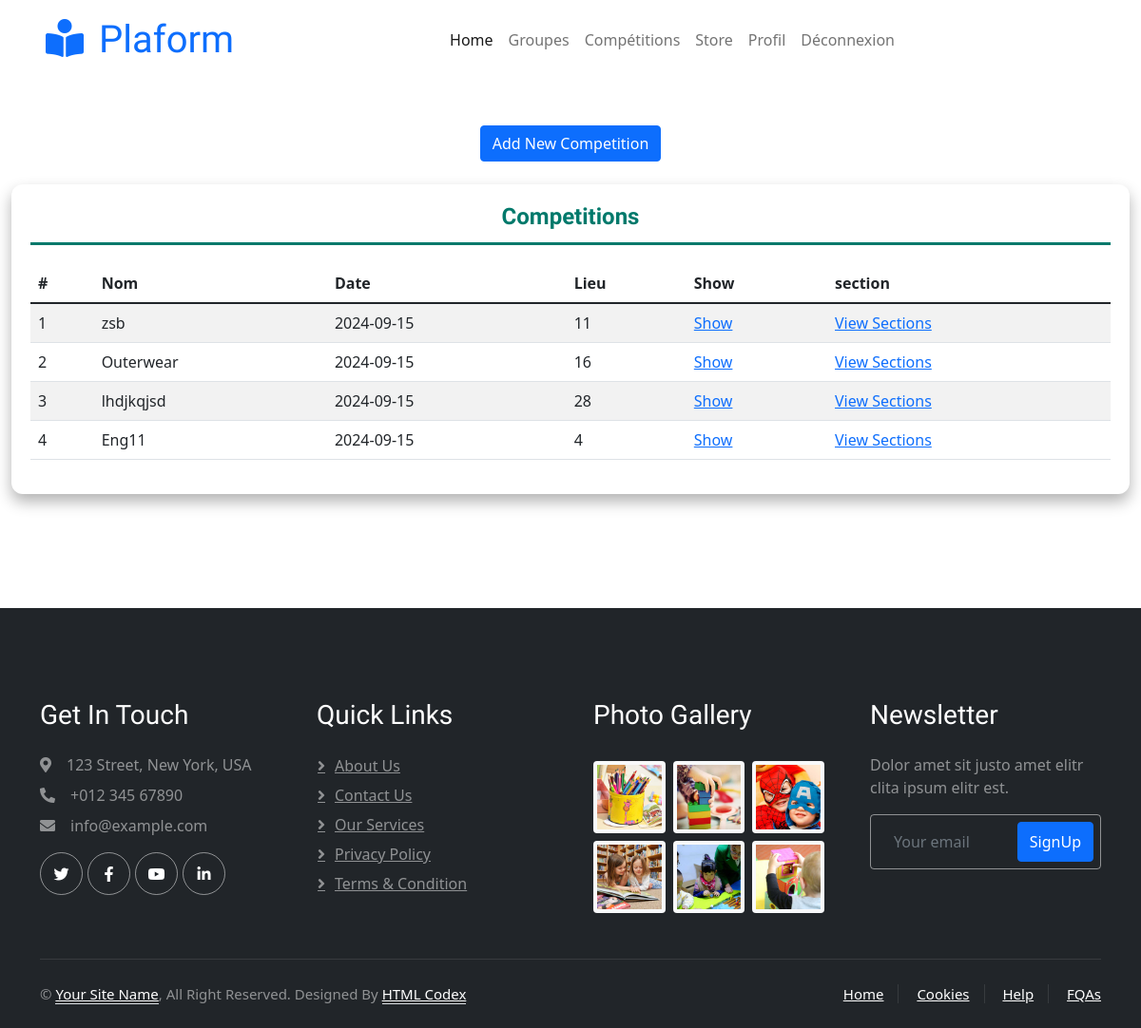
Before: /competitions_list/ with the older database file.
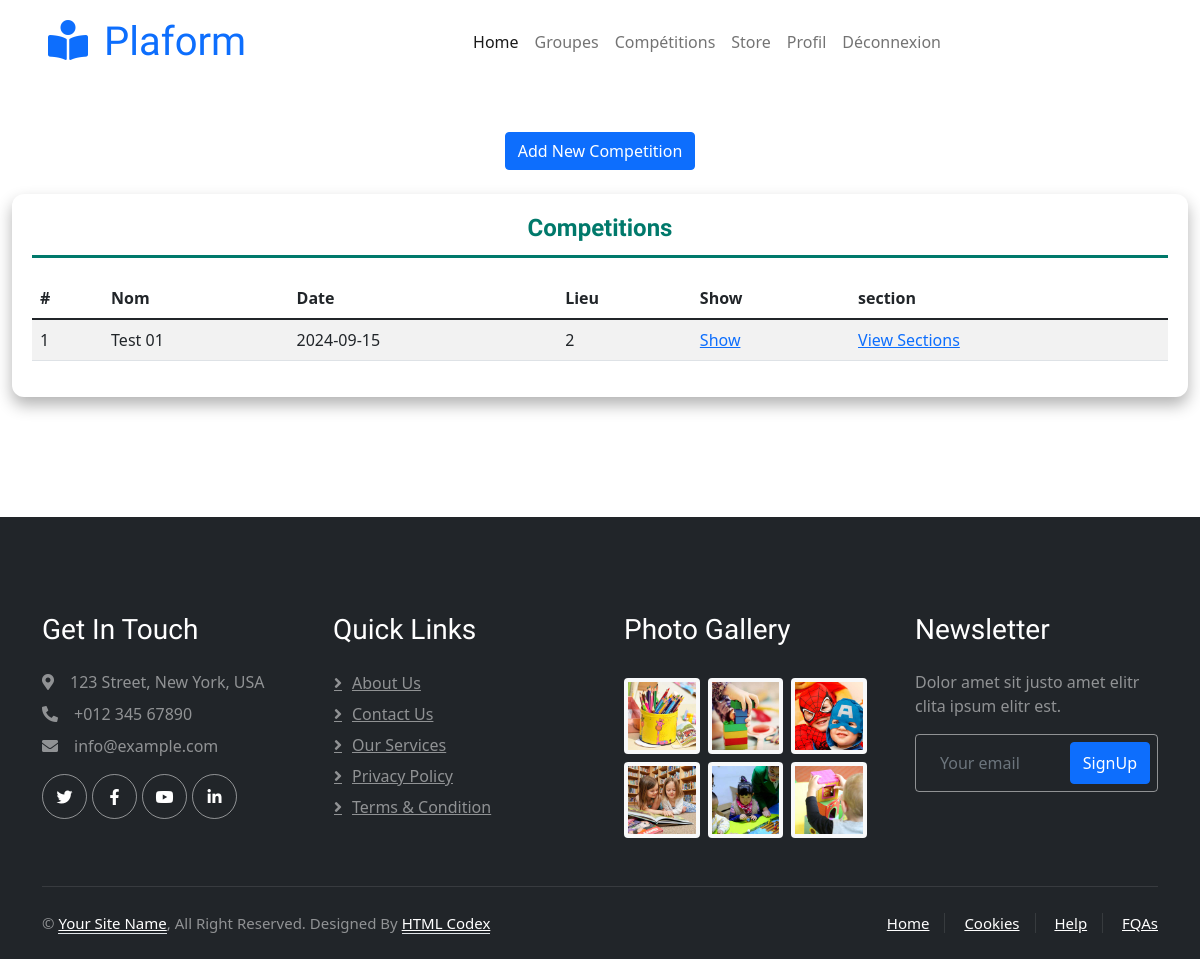
After: the same page with the newer database file.
### platformTK/models.py (models this page shows, shortened)
class Competitions(models.Model):
    name = models.CharField(max_length=100)
    number_of_sections = models.PositiveIntegerField()  # Number of sections for the competition

### platformTK/views.py (the view)
# urls.py: path('competitions_list/', views.competitions_list, name='competitions_list'),
def competitions_list(request):
    competitions = Competitions.objects.all()
    context = {"competitions": competitions}
    return render(request, "platformTK/Prof/Competitions.html", context)

### platformTK/templates/platformTK/Prof/Competitions.html (shortened to what this page needs)
{% extends "platformTK/Prof/HomeBase.html" %}
{% load static %}
{% block content %}
    {% include 'platformTK/Prof/navbar.html' %}
    <div class="container-xxl py-5">
        <div class="row justify-content-center">
            <div class="col-lg-6 mb-4 text-center">
                <button type="button" class="btn btn-primary" data-bs-toggle="modal" data-bs-target="#addCompetitionModal">
                    Add New Competition
                </button>
            </div>
            <div class="col-lg-12 mb-4">
                <div class="table-wrapper">
                    <h2 class="table-title">Competitions</h2>
                    <table class="table table-striped">
                        <thead>
                            <tr>
                                <th>#</th>
                                <th>Nom</th>
                                <th>Date</th>
                                <th>Lieu</th>
                                <th>Show</th>
                                <th>section</th>
                            </tr>
                        </thead>
                        <tbody>
                            {% for competition in competitions %}
                            <tr>
                                <td>{{ forloop.counter }}</td>
                                <td>{{competition.name}}</td>
                                <td>2024-09-15</td>
                                <td>{{competition.number_of_sections}}</td>
                                <td><a href="{% url 'add_section' competition.id %}">Show</a></td>
                                <td><a href="{% url 'competition_sections' competition.id %}">View Sections</a></td>
                            </tr>
                           {% endfor %}
                        </tbody>
                    </table>
                </div>
            </div>
        </div>
    </div>
</body>
{% endblock  %}

### platformTK/templates/platformTK/Prof/HomeBase.html (shortened to what this page needs)
{% load static  %}
<!DOCTYPE html>
<html lang="en">
<head>
    <link href="https://cdnjs.cloudflare.com/ajax/libs/font-awesome/5.10.0/css/all.min.css" rel="stylesheet">
    <link href="https://cdn.jsdelivr.net/npm/bootstrap-icons@1.4.1/font/bootstrap-icons.css" rel="stylesheet">
    <link href="{% static 'lib/animate/animate.min.css' %}" rel="stylesheet">
    <link href="{% static 'lib/owlcarousel/assets/owl.carousel.min.css' %}" rel="stylesheet">
    <link href="{% static 'css/bootstrap.min.css' %}" rel="stylesheet">
    <link href="{% static 'css/style.css' %}" rel="stylesheet">
    <link href="{% static 'css/styleTbale.css' %}" rel="stylesheet">
<link href="https://stackpath.bootstrapcdn.com/bootstrap/5.1.3/css/bootstrap.min.css" rel="stylesheet">
</head>
<body>
{% block content %}
{% endblock  %}
 <div class="container-fluid bg-dark text-white-50 footer pt-5 mt-5 wow fadeIn" data-wow-delay="0.1s">
    <div class="container py-5">
        <div class="row g-5">
            <div class="col-lg-3 col-md-6">
                <h3 class="text-white mb-4">Get In Touch</h3>
                <p class="mb-2"><i class="fa fa-map-marker-alt me-3"></i>123 Street, New York, USA</p>
                <p class="mb-2"><i class="fa fa-phone-alt me-3"></i>+012 345 67890</p>
                <p class="mb-2"><i class="fa fa-envelope me-3"></i>info@example.com</p>
                <div class="d-flex pt-2">
                    <a class="btn btn-outline-light btn-social" href=""><i class="fab fa-twitter"></i></a>
                    <a class="btn btn-outline-light btn-social" href=""><i class="fab fa-facebook-f"></i></a>
                    <a class="btn btn-outline-light btn-social" href=""><i class="fab fa-youtube"></i></a>
                    <a class="btn btn-outline-light btn-social" href=""><i class="fab fa-linkedin-in"></i></a>
                </div>
            </div>
            <div class="col-lg-3 col-md-6">
                <h3 class="text-white mb-4">Quick Links</h3>
                <a class="btn btn-link text-white-50" href="">About Us</a>
                <a class="btn btn-link text-white-50" href="">Contact Us</a>
                <a class="btn btn-link text-white-50" href="">Our Services</a>
                <a class="btn btn-link text-white-50" href="">Privacy Policy</a>
                <a class="btn btn-link text-white-50" href="">Terms & Condition</a>
            </div>
            <div class="col-lg-3 col-md-6">
                <h3 class="text-white mb-4">Photo Gallery</h3>
                <div class="row g-2 pt-2">
                    <div class="col-4">
                        <img class="img-fluid rounded bg-light p-1" src="img/classes-1.jpg" alt="">
                    </div>
                    <div class="col-4">
                        <img class="img-fluid rounded bg-light p-1" src="img/classes-2.jpg" alt="">
                    </div>
                    <div class="col-4">
                        <img class="img-fluid rounded bg-light p-1" src="img/classes-3.jpg" alt="">
                    </div>
                    <div class="col-4">
                        <img class="img-fluid rounded bg-light p-1" src="img/classes-4.jpg" alt="">
                    </div>
                    <div class="col-4">
                        <img class="img-fluid rounded bg-light p-1" src="img/classes-5.jpg" alt="">
                    </div>
                    <div class="col-4">
                        <img class="img-fluid rounded bg-light p-1" src="img/classes-6.jpg" alt="">
                    </div>
                </div>
            </div>
            <div class="col-lg-3 col-md-6">
                <h3 class="text-white mb-4">Newsletter</h3>
                <p>Dolor amet sit justo amet elitr clita ipsum elitr est.</p>
                <div class="position-relative mx-auto" style="max-width: 400px;">
                    <input class="form-control bg-transparent w-100 py-3 ps-4 pe-5" type="text" placeholder="Your email">
                    <button type="button" class="btn btn-primary py-2 position-absolute top-0 end-0 mt-2 me-2">SignUp</button>
                </div>
            </div>
        </div>
    </div>
    <div class="container">
        <div class="copyright">
            <div class="row">
                <div class="col-md-6 text-center text-md-start mb-3 mb-md-0">
                    &copy; <a class="border-bottom" href="#">Your Site Name</a>, All Right Reserved.
                    Designed By <a class="border-bottom" href="https://htmlcodex.com">HTML Codex</a>
                </div>
                <div class="col-md-6 text-center text-md-end">
                    <div class="footer-menu">
                        <a href="">Home</a>
                        <a href="">Cookies</a>
                        <a href="">Help</a>
                        <a href="">FQAs</a>
                    </div>
                </div>
            </div>
        </div>
    </div>
</div>
</body>
</html>

### platformTK/templates/platformTK/Prof/navbar.html (shortened to what this page needs)
<div class="container-xxl bg-white p-0">
    <nav class="navbar navbar-expand-lg bg-white navbar-light sticky-top px-4 px-lg-5 py-lg-0">
        <a href="index.html" class="navbar-brand">
            <h1 class="m-0 text-primary"><i class="fa fa-book-reader me-3"></i>Plaform</h1>
        </a>
        <div class="collapse navbar-collapse" id="navbarCollapse">
            <div class="navbar-nav mx-auto">
                <a href="{% url "homeProf" %}" class="nav-item nav-link active">Home</a>
                <a href="{% url "Groupes" %}" class="nav-item nav-link">Groupes</a>
                <a href="{% url "competitions_list" %}" class="nav-item nav-link">Compétitions</a>
                <a href="{% url "Store" %}" class="nav-item nav-link">Store</a>
                <a href="{% url "Profil" %}" class="nav-item nav-link">Profil</a>
                <a href="{% url 'userLogout' %}" class="nav-item nav-link">Déconnexion</a>
            </div>
        </div>
    </nav>

### platformTK/static/css/style.css (style rules this page uses)
:root { --primary: #FE5D37; --light: #FFF5F3; --dark: #103741; }
.btn { font-weight: 500; transition: .5s; }
.btn.btn-primary { color: #FFFFFF; }
h1, h2, h3, h4, .h1, .h2, .h3, .h4, .display-1, .display-2, .display-3, .display-4, .display-5, .display-6 { font-family: 'Lobster Two', cursive; font-weight: 700; }
.navbar .navbar-nav .nav-link { padding: 30px 15px; color: var(--dark); font-weight: 500; outline: none; }
.navbar .navbar-nav .nav-link:hover, .navbar .navbar-nav .nav-link.active { color: var(--primary); }
.navbar.sticky-top { top: -100px; transition: .5s; }
.footer .btn.btn-social { margin-right: 5px; width: 45px; height: 45px; display: flex; align-items: center; justify-content: center; color: #FFFFFF; border: 1px solid rgba(255,255,255,0.5); border-radius: 45px; transition: .3s; }
.footer .btn.btn-link { display: block; margin-bottom: 5px; padding: 0; text-align: left; font-size: 16px; font-weight: normal; text-transform: capitalize; transition: .3s; }
.footer .btn.btn-link::before { position: relative; content: "\f105"; font-family: "Font Awesome 5 Free"; font-weight: 900; margin-right: 10px; }
.footer .form-control { border-color: rgba(255,255,255,0.5); }
.footer .copyright { padding: 25px 0; font-size: 15px; border-top: 1px solid rgba(256, 256, 256, .1); }
.footer .copyright a { color: #FFFFFF; }
.footer .footer-menu a { margin-right: 15px; padding-right: 15px; border-right: 1px solid rgba(255, 255, 255, .1); }
.footer .footer-menu a:last-child { margin-right: 0; padding-right: 0; border-right: none; }

### platformTK/static/css/styleTbale.css (style rules this page uses)
.table-wrapper { background-color: #ffffff; border-radius: 12px; box-shadow: 0 8px 16px rgba(0, 0, 0, 0.3); padding: 20px; margin: 0 auto; width: 100%; max-width: 100%; transition: transform 0.3s ease, box-shadow 0.3s ease; }
.table-title { color: #00796b; border-bottom: 3px solid #00796b; padding-bottom: 12px; margin-bottom: 20px; font-size: 1.5rem; font-weight: bold; text-align: center; }

Changed rows visible on the page:
removed Competitions: name "zsb", number_of_sections "11"
removed Competitions: name "Outerwear", number_of_sections "16"
removed Competitions: name "lhdjkqjsd", number_of_sections "28"
removed Competitions: name "Eng11", number_of_sections "4"
added Competitions: name "Test 01", number_of_sections "2"
